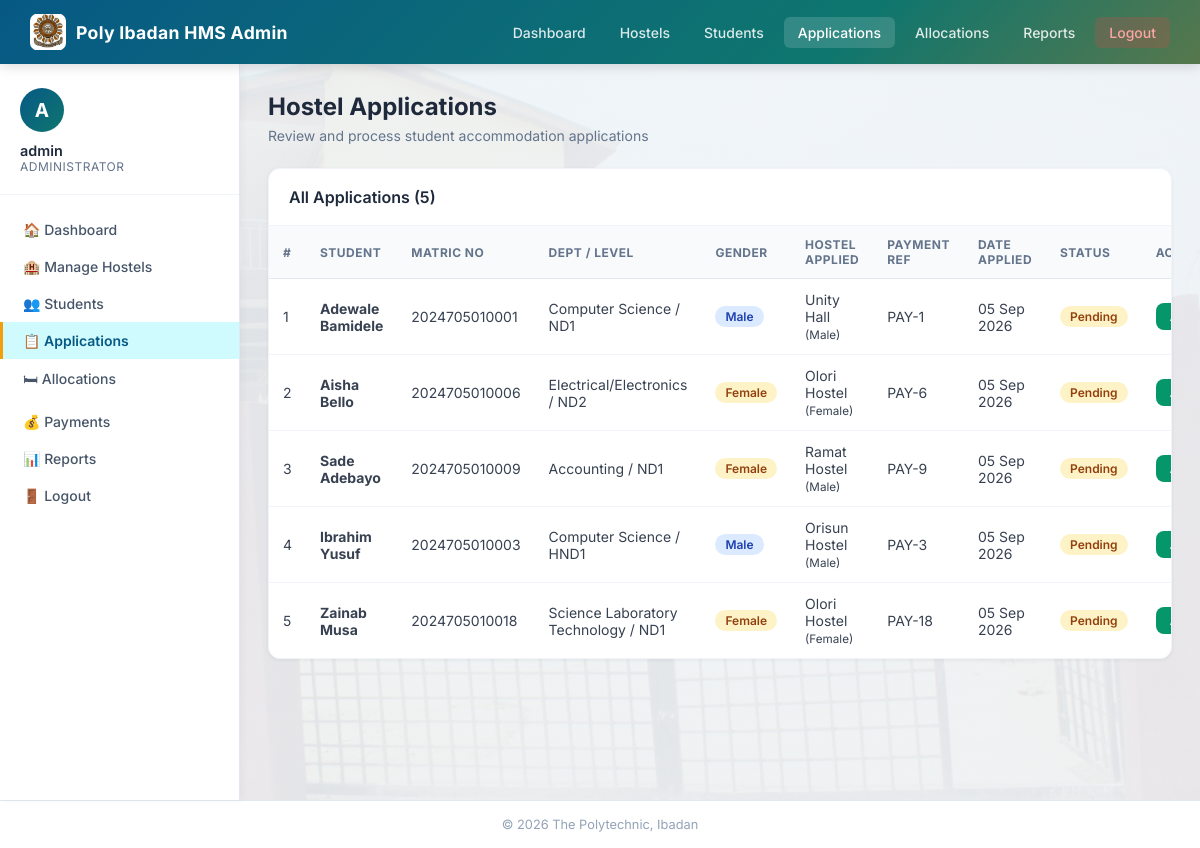
Page /admin/applications.php (signed in) on the committed database.
### tables this page shows
CREATE TABLE applications (
    app_id INT AUTO_INCREMENT PRIMARY KEY,
    student_id INT NOT NULL,
    hostel_id INT NOT NULL,
    preferred_room_id INT NULL,
    preferred_bunk VARCHAR(10) NULL,
    payment_ref VARCHAR(100),
    status VARCHAR(20) NOT NULL DEFAULT 'Pending',
    rejection_reason TEXT NULL,
    applied_at DATETIME DEFAULT CURRENT_TIMESTAMP,
    FOREIGN KEY (student_id) REFERENCES students(student_id) ON DELETE CASCADE,
    FOREIGN KEY (hostel_id) REFERENCES hostels(hostel_id) ON DELETE CASCADE,
    FOREIGN KEY (preferred_room_id) REFERENCES rooms(room_id) ON DELETE SET NULL
);

CREATE TABLE students (
    student_id INT AUTO_INCREMENT PRIMARY KEY,
    matric_no VARCHAR(13) NOT NULL UNIQUE,
    full_name VARCHAR(200) NOT NULL,
    department VARCHAR(150) NOT NULL,
    level VARCHAR(20) NOT NULL,
    gender VARCHAR(10) NOT NULL,
    phone VARCHAR(20),
    email VARCHAR(150),
    password VARCHAR(255) NOT NULL,
    created_at DATETIME DEFAULT CURRENT_TIMESTAMP
);

CREATE TABLE hostels (
    hostel_id INT AUTO_INCREMENT PRIMARY KEY,
    hostel_name VARCHAR(150) NOT NULL,
    hostel_type VARCHAR(10) NOT NULL,
    total_rooms INT NOT NULL,
    created_at DATETIME DEFAULT CURRENT_TIMESTAMP
);

### admin/applications.php (the view, shortened to what this page needs)
<?php
require_once '../includes/db.php';
$apps = $pdo->query("SELECT a.*, s.full_name, s.matric_no, s.department, s.level, s.gender, h.hostel_name, h.hostel_type
    FROM applications a
    JOIN students s ON a.student_id = s.student_id
    JOIN hostels h ON a.hostel_id = h.hostel_id
    ORDER BY a.applied_at DESC")->fetchAll();
?>
<!DOCTYPE html>
<html lang="en">
<head>
<link rel="stylesheet" href="../css/style.css?v=6">
</head>
<body>
<nav class="navbar">
    <div class="brand"><img src="../assets/POLYLOGO.jpg" alt="The Polytechnic, Ibadan logo"> Poly Ibadan HMS Admin</div>
    <ul class="nav-links">
        <li><a href="dashboard.php">Dashboard</a></li>
        <li><a href="hostels.php">Hostels</a></li>
        <li><a href="students.php">Students</a></li>
        <li><a href="applications.php" class="active">Applications</a></li>
        <li><a href="allocations.php">Allocations</a></li>
        <li><a href="reports.php">Reports</a></li>
        <li><a href="logout.php" class="logout">Logout</a></li>
    </ul>
</nav>
<div class="wrapper">
<aside class="sidebar">
    <div class="user-info">
        <div class="avatar">A</div>
        <div class="name"><?= htmlspecialchars($_SESSION['admin_name']) ?></div>
        <div class="role">Administrator</div>
    </div>
    <nav class="sidebar-nav">
        <a href="dashboard.php">🏠 Dashboard</a>
        <a href="hostels.php">🏨 Manage Hostels</a>
        <a href="students.php">👥 Students</a>
        <a href="applications.php" class="active">📋 Applications</a>
        <a href="allocations.php">🛏 Allocations</a>
        <a href="payments.php">💰 Payments</a>
        <a href="reports.php">📊 Reports</a>
        <a href="logout.php">🚪 Logout</a>
    </nav>
</aside>
<main class="main">
    <div class="page-title">Hostel Applications</div>
    <div class="page-subtitle">Review and process student accommodation applications</div>
    <div class="card">
        <div class="card-header"><h3>All Applications (<?= count($apps) ?>)</h3></div>
        <div class="table-wrap">
            <?php if (empty($apps)): ?>
                <div class="empty-state"><span class="empty-icon">📋</span><p>No applications submitted yet.</p></div>
            <?php else: ?>
            <table>
                <thead><tr><th>#</th><th>Student</th><th>Matric No</th><th>Dept / Level</th><th>Gender</th><th>Hostel Applied</th><th>Payment Ref</th><th>Date Applied</th><th>Status</th><th>Actions</th></tr></thead>
                <tbody>
                <?php foreach ($apps as $i => $a): ?>
                <tr>
                    <td><?= $i+1 ?></td>
                    <td><strong><?= htmlspecialchars($a['full_name']) ?></strong></td>
                    <td><?= htmlspecialchars($a['matric_no']) ?></td>
                    <td><?= htmlspecialchars($a['department']) ?> / <?= htmlspecialchars($a['level']) ?></td>
                    <td><span class="badge <?= $a['gender']==='Male'?'badge-info':'badge-warning' ?>"><?= $a['gender'] ?></span></td>
                    <td><?= htmlspecialchars($a['hostel_name']) ?> <small>(<?= $a['hostel_type'] ?>)</small></td>
                    <td><?= htmlspecialchars($a['payment_ref'] ?? 'N/A') ?></td>
                    <td><?= date('d M Y', strtotime($a['applied_at'])) ?></td>
                    <td>
                        <?php
                        $badge = match($a['status']) {
                            'Approved' => 'badge-success',
                            'Rejected' => 'badge-danger',
                            default => 'badge-warning'
                        };
                        ?>
                        <span class="badge <?= $badge ?>"><?= $a['status'] ?></span>
                    </td>
                    <td style="white-space:nowrap;">
                        <?php if ($a['status'] === 'Pending'): ?>
                            <form method="POST" style="display:inline;">
                                <button type="submit" class="btn btn-success btn-sm">Approve</button>
                            </form>
                        <?php elseif ($a['status'] === 'Approved'): ?>
                            <a href="allocations.php?student_id=<?= $a['student_id'] ?>" class="btn btn-info btn-sm">Allocate Room</a>
                        <?php else: ?>
                            <span style="color:#94a3b8;font-size:0.8rem;">No action</span>
                        <?php endif; ?>
                    </td>
                </tr>
                <?php endforeach; ?>
                </tbody>
            </table>
            <?php endif; ?>
        </div>
    </div>
</main>
</div>
<div class="footer">&copy; <?= date('Y') ?> The Polytechnic, Ibadan</div>
</body>
</html>

### css/style.css (style rules this page uses)
* { margin: 0; padding: 0; box-sizing: border-box; }
body { font-family: 'Inter', sans-serif; background-image: linear-gradient(rgba(240,244,248,0.93), rgba(240,244,248,0.93)), url('../assets/olorihostel.jpg'); background-position: center; background-size: cover; background-attachment: fixed; color: #1e293b; min-height: 100vh; }
.navbar { background: linear-gradient(135deg, #075985 0%, #0f766e 70%, #b7791f 140%); color: white; padding: 0 30px; display: flex; align-items: center; justify-content: space-between; height: 64px; box-shadow: 0 2px 12px rgba(0,0,0,0.15); position: sticky; top: 0; z-index: 1000; }
.navbar .brand { font-size: 1.1rem; font-weight: 700; letter-spacing: 0.3px; display: flex; align-items: center; gap: 10px; }
.navbar .brand > img { display: block !important; width: 36px !important; min-width: 36px !important; max-width: 36px !important; height: 36px !important; min-height: 36px !important; max-height: 36px !important; object-fit: contain; flex: 0 0 36px !important; background: white; border-radius: 7px; }
.navbar .nav-links { display: flex; gap: 6px; align-items: center; list-style: none; }
.navbar .nav-links a { color: rgba(255,255,255,0.85); text-decoration: none; padding: 7px 14px; border-radius: 6px; font-size: 0.875rem; font-weight: 500; transition: all 0.2s; }
.navbar .nav-links a:hover, .navbar .nav-links a.active { background: rgba(255,255,255,0.15); color: white; }
.navbar .nav-links a.logout { background: rgba(239,68,68,0.2); color: #fca5a5; }
.btn { display: inline-flex; align-items: center; justify-content: center; gap: 7px; padding: 11px 22px; border-radius: 8px; font-size: 0.875rem; font-weight: 600; font-family: 'Inter', sans-serif; cursor: pointer; border: none; transition: all 0.2s; text-decoration: none; }
.btn-success { background: #059669; color: white; }
.btn-sm { padding: 6px 14px; font-size: 0.8rem; }
.wrapper { display: flex; min-height: calc(100vh - 64px); }
.sidebar { width: 240px; background: white; border-right: 1px solid #e2e8f0; padding: 24px 0; flex-shrink: 0; box-shadow: 2px 0 8px rgba(0,0,0,0.04); }
.sidebar .user-info { padding: 0 20px 20px; border-bottom: 1px solid #f1f5f9; margin-bottom: 16px; }
.sidebar .user-info .avatar { width: 44px; height: 44px; background: linear-gradient(135deg, #075985 0%, #0f766e 100%); border-radius: 50%; display: flex; align-items: center; justify-content: center; color: white; font-size: 1.2rem; font-weight: 700; margin-bottom: 10px; }
.sidebar .user-info .name { font-size: 0.9rem; font-weight: 600; color: #1e293b; }
.sidebar .user-info .role { font-size: 0.75rem; color: #64748b; text-transform: uppercase; letter-spacing: 0.5px; }
.sidebar-nav a { display: flex; align-items: center; gap: 10px; padding: 10px 20px; color: #475569; text-decoration: none; font-size: 0.875rem; font-weight: 500; transition: all 0.2s; border-left: 3px solid transparent; }
.sidebar-nav a.active { background: #cffafe; color: #075985; border-left-color: #f59e0b; font-weight: 600; }
.main { flex: 1; padding: 28px; overflow-x: hidden; }
.page-title { font-size: 1.5rem; font-weight: 700; color: #1e293b; margin-bottom: 6px; }
.page-subtitle { font-size: 0.875rem; color: #64748b; margin-bottom: 24px; }
.card { background: white; border-radius: 12px; box-shadow: 0 1px 4px rgba(0,0,0,0.06); border: 1px solid #f1f5f9; overflow: hidden; margin-bottom: 24px; }
.card-header { padding: 18px 20px; border-bottom: 1px solid #f1f5f9; display: flex; align-items: center; justify-content: space-between; }
.card-header h3 { font-size: 1rem; font-weight: 600; color: #1e293b; }
.table-wrap { overflow-x: auto; }
table { width: 100%; border-collapse: collapse; font-size: 0.875rem; }
thead th { background: #f8fafc; padding: 11px 14px; text-align: left; font-size: 0.75rem; font-weight: 700; color: #64748b; text-transform: uppercase; letter-spacing: 0.5px; border-bottom: 1px solid #e2e8f0; }
tbody td { padding: 12px 14px; border-bottom: 1px solid #f1f5f9; color: #374151; vertical-align: middle; }
tbody tr:last-child td { border-bottom: none; }
.badge { display: inline-block; padding: 3px 10px; border-radius: 20px; font-size: 0.75rem; font-weight: 600; }
.badge-warning { background: #fef3c7; color: #92400e; }
.badge-info { background: #dbeafe; color: #1e40af; }
.footer { background: white; border-top: 1px solid #e2e8f0; padding: 16px 28px; text-align: center; font-size: 0.8rem; color: #94a3b8; }

### rows in the picture
applications: student.full_name "Adewale Bamidele", student.matric_no "2024705010001", student.department "Computer Science", student.level "ND1", student.gender "Male", hostel.hostel_name "Unity Hall", hostel.hostel_type "Male", payment_ref "PAY-1", applied_at "05 Sep 2026", status "Pending"
applications: student.full_name "Aisha Bello", student.matric_no "2024705010006", student.department "Electrical/Electronics", student.level "ND2", student.gender "Female", hostel.hostel_name "Olori Hostel", hostel.hostel_type "Female", payment_ref "PAY-6", applied_at "05 Sep 2026", status "Pending"
applications: student.full_name "Sade Adebayo", student.matric_no "2024705010009", student.department "Accounting", student.level "ND1", student.gender "Female", hostel.hostel_name "Ramat Hostel", hostel.hostel_type "Male", payment_ref "PAY-9", applied_at "05 Sep 2026", status "Pending"
applications: student.full_name "Ibrahim Yusuf", student.matric_no "2024705010003", student.department "Computer Science", student.level "HND1", student.gender "Male", hostel.hostel_name "Orisun Hostel", hostel.hostel_type "Male", payment_ref "PAY-3", applied_at "05 Sep 2026", status "Pending"
applications: student.full_name "Zainab Musa", student.matric_no "2024705010018", student.department "Science Laboratory Technology", student.level "ND1", student.gender "Female", hostel.hostel_name "Olori Hostel", hostel.hostel_type "Female", payment_ref "PAY-18", applied_at "05 Sep 2026", status "Pending"

### other values in the picture
$_SESSION['admin_name'] "admin"
count($apps) "5"
